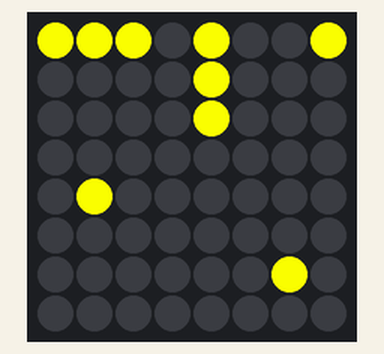
Simulated run of this program. Board: Raspberry Pi (BCM pin numbers) with a Sense HAT. On the bench: the Sense HAT's 8×8 RGB LED matrix. At 0.0 s the program stops and its outputs stay as they are.

Above: at 0.1 s.

The program:

solution.py
```python
from sense_hat import SenseHat

y = (255, 255, 0) # Yellow
b = (0, 0, 0)     # Black

sense = SenseHat()

matrix = [
   y, y, y, b, y, b, b, y,
   b, b, b, b, y, b, b, b,
   b, b, b, b, y, b, b, b,
   b, b, b, b, b, b, b, b,
   b, y, b, b, b, b, b, b,
   b, b, b, b, b, b, b, b,
   b, b, b, b, b, b, y, b,
   b, b, b, b, b, b, b, b
    ]

def animation()->None:
    sense.set_pixels(matrix)

animation()
```
